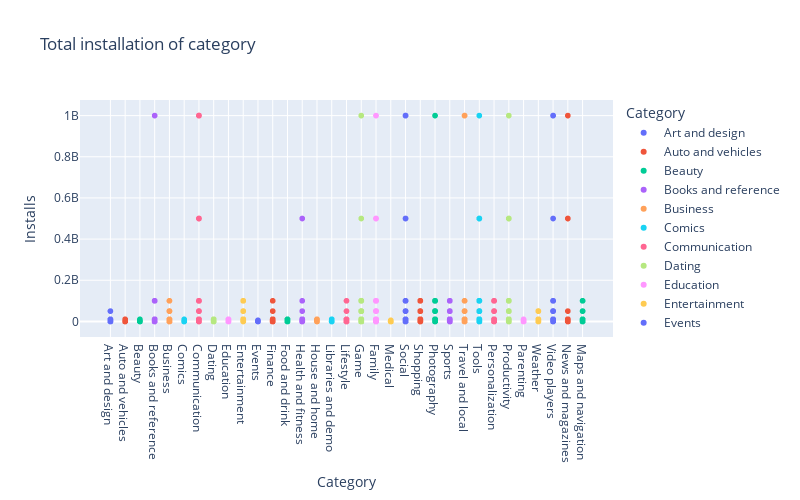

Notebook source saved alongside this figure:
### Code cell
print_scatter_matrix()

### Figure 1 — Plotly figure (JSON) as saved in the notebook; plotly's stock layout.template omitted (floating-point values rounded to 4 significant figures; data arrays with more than 128 entries replaced by an {"elided": "..."} marker saying what was removed)
{"data": [{"hovertemplate": "Category=%{x}<br>Installs=%{y}<extra></extra>", "legendgroup": "Art and design", "marker": {"color": "#636efa", "symbol": "circle"}, "mode": "markers", "name": "Art and design", "showlegend": true, "type": "scattergl", "x": ["Art and design", "Art and design", "Art and design", "Art and design", "Art and design", "Art and design", "Art and design", "Art and design", "Art and design", "Art and design", "Art and design", "Art and design", "Art and design", "Art and design", "Art and design", "Art and design", "Art and design", "Art and design", "Art and design", "Art and design", "Art and design", "Art and design", "Art and design", "Art and design", "Art and design", "Art and design", "Art and design", "Art and design", "Art and design", "Art and design", "Art and design", "Art and design", "Art and design", "Art and design", "Art and design", "Art and design", "Art and design", "Art and design", "Art and design", "Art and design", "Art and design", "Art and design", "Art and design", "Art and design", "Art and design", "Art and design", "Art and design", "Art and design", "Art and design", "Art and design", "Art and design", "Art and design", "Art and design", "Art and design", "Art and design", "Art and design", "Art and design", "Art and design", "Art and design"], "xaxis": "x", "y": [10000, 5000000, 50000000, 100000, 50000, 50000, 1000000, 1000000, 10000, 1000000, 1000000, 10000000, 100000, 100000, 5000, 500000, 10000, 5000000, 10000000, 100000, 100000, 500000, 50000, 10000, 500000, 100000, 10000, 100000, 100000, 50000, 100000, 100000, 10000, 100000, 5000000, 10000, 500000, 10000, 100000, 100000, 10000, 10000000, 100000, 100000, 100000, 50000, 1000, 10000000, 100000, 5000, 10000, 1000, 100000, 5000, 1000, 5000, 50000, 10000, 100], "yaxis": "y"}, {"hovertemplate": "Category=%{x}<br>Installs=%{y}<extra></extra>", "legendgroup": "Auto and vehicles", "marker": {"color": "#EF553B", "symbol": "circle"}, "mode": "markers", "name": "Auto and vehicles", "showlegend": true, "type": "scattergl", "x": ["Auto and vehicles", "Auto and vehicles", "Auto and vehicles", "Auto and vehicles", "Auto and vehicles", "Auto and vehicles", "Auto and vehicles", "Auto and vehicles", "Auto and vehicles", "Auto and vehicles", "Auto and vehicles", "Auto and vehicles", "Auto and vehicles", "Auto and vehicles", "Auto and vehicles", "Auto and vehicles", "Auto and vehicles", "Auto and vehicles", "Auto and vehicles", "Auto and vehicles", "Auto and vehicles", "Auto and vehicles", "Auto and vehicles", "Auto and vehicles", "Auto and vehicles", "Auto and vehicles", "Auto and vehicles", "Auto and vehicles", "Auto and vehicles", "Auto and vehicles", "Auto and vehicles", "Auto and vehicles", "Auto and vehicles", "Auto and vehicles", "Auto and vehicles", "Auto and vehicles", "Auto and vehicles", "Auto and vehicles", "Auto and vehicles", "Auto and vehicles", "Auto and vehicles", "Auto and vehicles", "Auto and vehicles", "Auto and vehicles", "Auto and vehicles", "Auto and vehicles", "Auto and vehicles", "Auto and vehicles", "Auto and vehicles", "Auto and vehicles", "Auto and vehicles", "Auto and vehicles", "Auto and vehicles", "Auto and vehicles", "Auto and vehicles", "Auto and vehicles", "Auto and vehicles", "Auto and vehicles", "Auto and vehicles", "Auto and vehicles", "Auto and vehicles", "Auto and vehicles", "Auto and vehicles", "Auto and vehicles", "Auto and vehicles", "Auto and vehicles", "Auto and vehicles", "Auto and vehicles", "Auto and vehicles", "Auto and vehicles", "Auto and vehicles", "Auto and vehicles", "Auto and vehicles"], "xaxis": "x", "y": [100000, 1000000, 100000, 1000000, 100000, 100000, 100000, 50000, 100000, 100000, 100000, 10000, 100000, 1000000, 100000, 100000, 10000, 50000, 5000000, 100000, 5000000, 5000000, 500000, 10000000, 100000, 500000, 50000, 100000, 1000000, 100000, 1000000, 50000, 1000000, 500000, 100000, 1000000, 1000000, 100000, 100000, 1000000, 100000, 100000, 1000000, 1000000, 1000000, 1000000, 500000, 500000, 100000, 1000, 50000, 10000, 100000, 1000, 1000, 500, 100000, 500, 10000, 100, 10000, 1000, 1000, 500, 10000000, 100, 5000, 1000, 100, 1000, 5000, 1000, 10000], "yaxis": "y"}, {"hovertemplate": "Category=%{x}<br>Installs=%{y}<extra></extra>", "legendgroup": "Beauty", "marker": {"color": "#00cc96", "symbol": "circle"}, "mode": "markers", "name": "Beauty", "showlegend": true, "type": "scattergl", "x": ["Beauty", "Beauty", "Beauty", "Beauty", "Beauty", "Beauty", "Beauty", "Beauty", "Beauty", "Beauty", "Beauty", "Beauty", "Beauty", "Beauty", "Beauty", "Beauty", "Beauty", "Beauty", "Beauty", "Beauty", "Beauty", "Beauty", "Beauty", "Beauty", "Beauty", "Beauty", "Beauty", "Beauty", "Beauty", "Beauty", "Beauty", "Beauty", "Beauty", "Beauty", "Beauty", "Beauty", "Beauty", "Beauty", "Beauty", "Beauty", "Beauty", "Beauty"], "xaxis": "x", "y": [500000, 1000000, 100000, 500000, 1000000, 500000, 100000, 1000000, 50000, 1000000, 10000, 1000000, 100000, 10000, 50000, 10000, 10000, 10000, 10000000, 500000, 1000000, 50000, 10000, 1000000, 500000, 500000, 10000, 5000, 100000, 5000, 100000, 10000, 1000000, 50000, 10000, 10000, 1000, 100, 5000000, 100, 5000, 100000], "yaxis": "y"}, {"hovertemplate": "Category=%{x}<br>Installs=%{y}<extra></extra>", "legendgroup": "Books and reference", "marker": {"color": "#ab63fa", "symbol": "circle"}, "mode": "markers", "name": "Books and reference", "showlegend": true, "type": "scattergl", "x": {"elided": "169 str values"}, "xaxis": "x", "y": {"elided": "169 int values"}, "yaxis": "y"}, {"hovertemplate": "Category=%{x}<br>Installs=%{y}<extra></extra>", "legendgroup": "Business", "marker": {"color": "#FFA15A", "symbol": "circle"}, "mode": "markers", "name": "Business", "showlegend": true, "type": "scattergl", "x": {"elided": "262 str values"}, "xaxis": "x", "y": {"elided": "262 int values"}, "yaxis": "y"}, {"hovertemplate": "Category=%{x}<br>Installs=%{y}<extra></extra>", "legendgroup": "Comics", "marker": {"color": "#19d3f3", "symbol": "circle"}, "mode": "markers", "name": "Comics", "showlegend": true, "type": "scattergl", "x": ["Comics", "Comics", "Comics", "Comics", "Comics", "Comics", "Comics", "Comics", "Comics", "Comics", "Comics", "Comics", "Comics", "Comics", "Comics", "Comics", "Comics", "Comics", "Comics", "Comics", "Comics", "Comics", "Comics", "Comics", "Comics", "Comics", "Comics", "Comics", "Comics", "Comics", "Comics", "Comics", "Comics", "Comics", "Comics", "Comics", "Comics", "Comics", "Comics", "Comics", "Comics", "Comics", "Comics", "Comics", "Comics", "Comics", "Comics", "Comics", "Comics", "Comics", "Comics", "Comics", "Comics", "Comics"], "xaxis": "x", "y": [500000, 1000000, 500000, 50000, 50000, 50000, 1000000, 10000, 10000, 10000, 10000, 10000, 100000, 5000000, 1000000, 100000, 1000000, 1000000, 1000000, 100000, 5000000, 100000, 10000, 10000, 500000, 1000000, 5000, 1000, 5000000, 10000, 50000, 1000000, 100000, 100000, 10000000, 50000, 100, 5000, 50000, 500000, 100000, 5000, 1000000, 1000000, 100000, 100000, 10000, 500000, 10000, 100000, 1000000, 5000000, 5000, 10000], "yaxis": "y"}, {"hovertemplate": "Category=%{x}<br>Installs=%{y}<extra></extra>", "legendgroup": "Communication", "marker": {"color": "#FF6692", "symbol": "circle"}, "mode": "markers", "name": "Communication", "showlegend": true, "type": "scattergl", "x": {"elided": "257 str values"}, "xaxis": "x", "y": {"elided": "257 int values"}, "yaxis": "y"}, {"hovertemplate": "Category=%{x}<br>Installs=%{y}<extra></extra>", "legendgroup": "Dating", "marker": {"color": "#B6E880", "symbol": "circle"}, "mode": "markers", "name": "Dating", "showlegend": true, "type": "scattergl", "x": {"elided": "133 str values"}, "xaxis": "x", "y": {"elided": "133 int values"}, "yaxis": "y"}, {"hovertemplate": "Category=%{x}<br>Installs=%{y}<extra></extra>", "legendgroup": "Education", "marker": {"color": "#FF97FF", "symbol": "circle"}, "mode": "markers", "name": "Education", "showlegend": true, "type": "scattergl", "x": ["Education", "Education", "Education", "Education", "Education", "Education", "Education", "Education", "Education", "Education", "Education", "Education", "Education", "Education", "Education", "Education", "Education", "Education", "Education", "Education", "Education", "Education", "Education", "Education", "Education", "Education", "Education", "Education", "Education", "Education", "Education", "Education", "Education", "Education", "Education", "Education", "Education", "Education", "Education", "Education", "Education", "Education", "Education", "Education", "Education", "Education", "Education", "Education", "Education", "Education", "Education", "Education", "Education", "Education", "Education", "Education", "Education", "Education", "Education", "Education", "Education", "Education", "Education", "Education", "Education", "Education", "Education", "Education", "Education", "Education", "Education", "Education", "Education", "Education", "Education", "Education", "Education", "Education", "Education", "Education", "Education", "Education", "Education", "Education", "Education", "Education", "Education", "Education", "Education", "Education", "Education", "Education", "Education", "Education", "Education", "Education", "Education", "Education", "Education", "Education", "Education"], "xaxis": "x", "y": [100000, 1000000, 500000, 1000000, 1000000, 5000000, 1000000, 500000, 500000, 1000000, 10000000, 5000000, 50000, 1000000, 1000000, 1000000, 1000000, 500000, 1000000, 5000000, 1000000, 500000, 500000, 100000, 100000, 5000000, 5000000, 5000000, 10000000, 1000000, 10000, 50000, 1000000, 1000000, 1000000, 1000000, 1000000, 1000000, 1000000, 100000, 100000, 10000, 10000, 50000, 500000, 100000, 100000, 100000, 10000, 100000, 100000, 50000, 50000, 100000, 100000, 5000000, 5000000, 1000000, 1000000, 1000000, 1000000, 1000000, 1000000, 1000000, 5000000, 1000000, 1000000, 1000000, 10000000, 500000, 1000000, 1000000, 50000, 1000000, 100000, 100000, 100000, 100000, 100000, 10000, 10000000, 500000, 5000000, 500000, 10000000, 500000, 1000000, 1000000, 1000000, 1000000, 1000000, 100000, 10000000, 5000000, 10000000, 5000000, 1000000, 100000, 1000000, 1000, 100000], "yaxis": "y"}, {"hovertemplate": "Category=%{x}<br>Installs=%{y}<extra></extra>", "legendgroup": "Entertainment", "marker": {"color": "#FECB52", "symbol": "circle"}, "mode": "markers", "name": "Entertainment", "showlegend": true, "type": "scattergl", "x": ["Entertainment", "Entertainment", "Entertainment", "Entertainment", "Entertainment", "Entertainment", "Entertainment", "Entertainment", "Entertainment", "Entertainment", "Entertainment", "Entertainment", "Entertainment", "Entertainment", "Entertainment", "Entertainment", "Entertainment", "Entertainment", "Entertainment", "Entertainment", "Entertainment", "Entertainment", "Entertainment", "Entertainment", "Entertainment", "Entertainment", "Entertainment", "Entertainment", "Entertainment", "Entertainment", "Entertainment", "Entertainment", "Entertainment", "Entertainment", "Entertainment", "Entertainment", "Entertainment", "Entertainment", "Entertainment", "Entertainment", "Entertainment", "Entertainment", "Entertainment", "Entertainment", "Entertainment", "Entertainment", "Entertainment", "Entertainment", "Entertainment", "Entertainment", "Entertainment", "Entertainment", "Entertainment", "Entertainment", "Entertainment", "Entertainment", "Entertainment", "Entertainment", "Entertainment", "Entertainment", "Entertainment", "Entertainment", "Entertainment", "Entertainment", "Entertainment", "Entertainment", "Entertainment", "Entertainment", "Entertainment", "Entertainment", "Entertainment", "Entertainment", "Entertainment", "Entertainment", "Entertainment", "Entertainment", "Entertainment", "Entertainment", "Entertainment"], "xaxis": "x", "y": [1000000, 1000000, 10000000, 5000000, 5000000, 10000000, 5000000, 100000000, 5000000, 1000000, 5000000, 1000000, 1000000, 10000000, 100000000, 5000000, 10000000, 1000000, 50000000, 5000000, 1000000, 1000000, 10000000, 50000000, 1000000, 1000000, 50000000, 100000, 1000000, 1000000, 100000, 100000, 1000000, 100000, 100000, 1000000, 1000000, 1000000, 50000, 1000000, 100000000, 10000000, 500000, 10000000, 10000000, 10000000, 10000000, 10000000, 5000000, 10000000, 1000000, 1000000, 10000000, 1000000, 100000, 1000000, 1000000, 1000000, 1000000, 1000000, 1000000, 10000000, 1000000, 1000000, 10000, 10000000, 100000, 100000, 5000000, 10000000, 100000, 100000, 1000000, 1000000, 1000000, 1000000, 10000000, 100000, 10000000], "yaxis": "y"}, {"hovertemplate": "Category=%{x}<br>Installs=%{y}<extra></extra>", "legendgroup": "Events", "marker": {"color": "#636efa", "symbol": "circle"}, "mode": "markers", "name": "Events", "showlegend": true, "type": "scattergl", "x": ["Events", "Events", "Events", "Events", "Events", "Events", "Events", "Events", "Events", "Events", "Events", "Events", "Events", "Events", "Events", "Events", "Events", "Events", "Events", "Events", "Events", "Events", "Events", "Events", "Events", "Events", "Events", "Events", "Events", "Events", "Events", "Events", "Events", "Events", "Events", "Events", "Events", "Events", "Events", "Events", "Events", "Events", "Events", "Events", "Events"], "xaxis": "x", "y": [100000, 5000000, 500000, 50000, 5000000, 1000000, 10000, 1000000, 100000, 1000000, 100000, 100000, 100000, 50000, 1000, 1000000, 10000, 500, 50000, 100000, 100000, 500, 100000, 100, 100000, 100000, 1000, 100000, 100, 50000, 100000, 1000, 500, 1000, 10000, 1000, 500, 5000, 100, 5000, 1000, 100, 500, 10, 500], "yaxis": "y"}, {"hovertemplate": "Category=%{x}<br>Installs=%{y}<extra></extra>", "legendgroup": "Finance", "marker": {"color": "#EF553B", "symbol": "circle"}, "mode": "markers", "name": "Finance", "showlegend": true, "type": "scattergl", "x": {"elided": "302 str values"}, "xaxis": "x", "y": {"elided": "302 int values"}, "yaxis": "y"}, {"hovertemplate": "Category=%{x}<br>Installs=%{y}<extra></extra>", "legendgroup": "Food and drink", "marker": {"color": "#00cc96", "symbol": "circle"}, "mode": "markers", "name": "Food and drink", "showlegend": true, "type": "scattergl", "x": ["Food and drink", "Food and drink", "Food and drink", "Food and drink", "Food and drink", "Food and drink", "Food and drink", "Food and drink", "Food and drink", "Food and drink", "Food and drink", "Food and drink", "Food and drink", "Food and drink", "Food and drink", "Food and drink", "Food and drink", "Food and drink", "Food and drink", "Food and drink", "Food and drink", "Food and drink", "Food and drink", "Food and drink", "Food and drink", "Food and drink", "Food and drink", "Food and drink", "Food and drink", "Food and drink", "Food and drink", "Food and drink", "Food and drink", "Food and drink", "Food and drink", "Food and drink", "Food and drink", "Food and drink", "Food and drink", "Food and drink", "Food and drink", "Food and drink", "Food and drink", "Food and drink", "Food and drink", "Food and drink", "Food and drink", "Food and drink", "Food and drink", "Food and drink", "Food and drink", "Food and drink", "Food and drink", "Food and drink", "Food and drink", "Food and drink", "Food and drink", "Food and drink", "Food and drink", "Food and drink", "Food and drink", "Food and drink", "Food and drink", "Food and drink", "Food and drink", "Food and drink", "Food and drink", "Food and drink", "Food and drink", "Food and drink", "Food and drink", "Food and drink", "Food and drink", "Food and drink", "Food and drink", "Food and drink", "Food and drink", "Food and drink", "Food and drink", "Food and drink", "Food and drink", "Food and drink", "Food and drink", "Food and drink", "Food and drink", "Food and drink", "Food and drink", "Food and drink", "Food and drink", "Food and drink", "Food and drink", "Food and drink", "Food and drink", "Food and drink"], "xaxis": "x", "y": [10000000, 1000000, 100000, 1000000, 10000000, 1000000, 500000, 10000000, 500000, 50000, 1000000, 1000000, 500000, 1000000, 100000, 5000000, 5000000, 1000000, 10000000, 5000000, 1000000, 1000000, 100000, 1000000, 50000, 500000, 500000, 100000, 1000000, 100000, 100000, 5000000, 500000, 100000, 1000000, 10000, 50000, 5000000, 10000, 50000, 1000000, 1000000, 10000000, 1000000, 1000000, 5000000, 10000000, 50000, 5000000, 100000, 1000000, 10000000, 1000000, 100000, 10000000, 100000, 1000000, 10000000, 1000000, 5000000, 5000000, 10000000, 10000000, 5000000, 10000, 10000, 50000, 10000, 1000, 100, 100000, 500, 1000000, 50, 5000, 1000, 100000, 10000, 100000, 100000, 100, 1000000, 10000000, 500000, 100000, 1000000, 1000000, 1000000, 1000000, 100000, 10000000, 100000, 100000, 10000], "yaxis": "y"}, {"hovertemplate": "Category=%{x}<br>Installs=%{y}<extra></extra>", "legendgroup": "Health and fitness", "marker": {"color": "#ab63fa", "symbol": "circle"}, "mode": "markers", "name": "Health and fitness", "showlegend": true, "type": "scattergl", "x": {"elided": "243 str values"}, "xaxis": "x", "y": {"elided": "243 int values"}, "yaxis": "y"}, {"hovertemplate": "Category=%{x}<br>Installs=%{y}<extra></extra>", "legendgroup": "House and home", "marker": {"color": "#FFA15A", "symbol": "circle"}, "mode": "markers", "name": "House and home", "showlegend": true, "type": "scattergl", "x": ["House and home", "House and home", "House and home", "House and home", "House and home", "House and home", "House and home", "House and home", "House and home", "House and home", "House and home", "House and home", "House and home", "House and home", "House and home", "House and home", "House and home", "House and home", "House and home", "House and home", "House and home", "House and home", "House and home", "House and home", "House and home", "House and home", "House and home", "House and home", "House and home", "House and home", "House and home", "House and home", "House and home", "House and home", "House and home", "House and home", "House and home", "House and home", "House and home", "House and home", "House and home", "House and home", "House and home", "House and home", "House and home", "House and home", "House and home", "House and home", "House and home", "House and home", "House and home", "House and home", "House and home", "House and home", "House and home", "House and home", "House and home", "House and home", "House and home", "House and home", "House and home"], "xaxis": "x", "y": [100000, 5000000, 1000000, 1000000, 1000000, 500000, 100000, 1000000, 1000000, 1000000, 1000000, 100000, 1000000, 5000000, 10000, 100000, 100000, 1000000, 100000, 500000, 500000, 5000000, 500000, 100000, 50000, 100000, 100000, 1000000, 100000, 500000, 1000000, 50000, 1000000, 500000, 1000000, 1000000, 500000, 500000, 1000000, 1000000, 10000000, 10000000, 10000000, 500000, 1000000, 5000000, 1000000, 50000, 1000, 10000000, 100000, 10000000, 50000, 1000000, 100000, 100000, 10000, 50000, 1000, 1000000, 1000000], "yaxis": "y"}, {"hovertemplate": "Category=%{x}<br>Installs=%{y}<extra></extra>", "legendgroup": "Libraries and demo", "marker": {"color": "#19d3f3", "symbol": "circle"}, "mode": "markers", "name": "Libraries and demo", "showlegend": true, "type": "scattergl", "x": ["Libraries and demo", "Libraries and demo", "Libraries and demo", "Libraries and demo", "Libraries and demo", "Libraries and demo", "Libraries and demo", "Libraries and demo", "Libraries and demo", "Libraries and demo", "Libraries and demo", "Libraries and demo", "Libraries and demo", "Libraries and demo", "Libraries and demo", "Libraries and demo", "Libraries and demo", "Libraries and demo", "Libraries and demo", "Libraries and demo", "Libraries and demo", "Libraries and demo", "Libraries and demo", "Libraries and demo", "Libraries and demo", "Libraries and demo", "Libraries and demo", "Libraries and demo", "Libraries and demo", "Libraries and demo", "Libraries and demo", "Libraries and demo", "Libraries and demo", "Libraries and demo", "Libraries and demo", "Libraries and demo", "Libraries and demo", "Libraries and demo", "Libraries and demo", "Libraries and demo", "Libraries and demo", "Libraries and demo", "Libraries and demo", "Libraries and demo", "Libraries and demo", "Libraries and demo", "Libraries and demo", "Libraries and demo", "Libraries and demo", "Libraries and demo", "Libraries and demo", "Libraries and demo", "Libraries and demo", "Libraries and demo", "Libraries and demo", "Libraries and demo", "Libraries and demo", "Libraries and demo", "Libraries and demo", "Libraries and demo", "Libraries and demo", "Libraries and demo", "Libraries and demo", "Libraries and demo"], "xaxis": "x", "y": [50000, 10000, 100000, 100000, 5000000, 50000, 10000000, 1000, 100000, 50000, 100000, 50000, 100000, 50000, 50000, 100000, 10000, 500000, 5000000, 100000, 1000000, 10000, 1000000, 1000, 500000, 1000000, 100000, 1000000, 1000000, 500000, 500000, 100000, 500000, 1000000, 100000, 10000, 1000000, 10000, 10000, 5000, 1000, 10000, 10000, 1000, 5000, 10000, 5000, 5000, 10000, 1000, 5000, 1000, 10000, 1000, 10000, 10000, 10000, 5000, 10000000, 1000, 5000, 1000000, 100000, 10000000], "yaxis": "y"}, {"hovertemplate": "Category=%{x}<br>Installs=%{y}<extra></extra>", "legendgroup": "Lifestyle", "marker": {"color": "#FF6692", "symbol": "circle"}, "mode": "markers", "name": "Lifestyle", "showlegend": true, "type": "scattergl", "x": {"elided": "301 str values"}, "xaxis": "x", "y": {"elided": "301 int values"}, "yaxis": "y"}, {"hovertemplate": "Category=%{x}<br>Installs=%{y}<extra></extra>", "legendgroup": "Game", "marker": {"color": "#B6E880", "symbol": "circle"}, "mode": "markers", "name": "Game", "showlegend": true, "type": "scattergl", "x": {"elided": "879 str values"}, "xaxis": "x", "y": {"elided": "879 int values"}, "yaxis": "y"}, {"hovertemplate": "Category=%{x}<br>Installs=%{y}<extra></extra>", "legendgroup": "Family", "marker": {"color": "#FF97FF", "symbol": "circle"}, "mode": "markers", "name": "Family", "showlegend": true, "type": "scattergl", "x": {"elided": "1681 str values"}, "xaxis": "x", "y": {"elided": "1681 int values"}, "yaxis": "y"}, {"hovertemplate": "Category=%{x}<br>Installs=%{y}<extra></extra>", "legendgroup": "Medical", "marker": {"color": "#FECB52", "symbol": "circle"}, "mode": "markers", "name": "Medical", "showlegend": true, "type": "scattergl", "x": {"elided": "291 str values"}, "xaxis": "x", "y": {"elided": "291 int values"}, "yaxis": "y"}, {"hovertemplate": "Category=%{x}<br>Installs=%{y}<extra></extra>", "legendgroup": "Social", "marker": {"color": "#636efa", "symbol": "circle"}, "mode": "markers", "name": "Social", "showlegend": true, "type": "scattergl", "x": {"elided": "203 str values"}, "xaxis": "x", "y": {"elided": "203 int values"}, "yaxis": "y"}, {"hovertemplate": "Category=%{x}<br>Installs=%{y}<extra></extra>", "legendgroup": "Shopping", "marker": {"color": "#EF553B", "symbol": "circle"}, "mode": "markers", "name": "Shopping", "showlegend": true, "type": "scattergl", "x": {"elided": "180 str values"}, "xaxis": "x", "y": {"elided": "180 int values"}, "yaxis": "y"}, {"hovertemplate": "Category=%{x}<br>Installs=%{y}<extra></extra>", "legendgroup": "Photography", "marker": {"color": "#00cc96", "symbol": "circle"}, "mode": "markers", "name": "Photography", "showlegend": true, "type": "scattergl", "x": {"elided": "263 str values"}, "xaxis": "x", "y": {"elided": "263 int values"}, "yaxis": "y"}, {"hovertemplate": "Category=%{x}<br>Installs=%{y}<extra></extra>", "legendgroup": "Sports", "marker": {"color": "#ab63fa", "symbol": "circle"}, "mode": "markers", "name": "Sports", "showlegend": true, "type": "scattergl", "x": {"elided": "262 str values"}, "xaxis": "x", "y": {"elided": "262 int values"}, "yaxis": "y"}, {"hovertemplate": "Category=%{x}<br>Installs=%{y}<extra></extra>", "legendgroup": "Travel and local", "marker": {"color": "#FFA15A", "symbol": "circle"}, "mode": "markers", "name": "Travel and local", "showlegend": true, "type": "scattergl", "x": {"elided": "187 str values"}, "xaxis": "x", "y": {"elided": "187 int values"}, "yaxis": "y"}, {"hovertemplate": "Category=%{x}<br>Installs=%{y}<extra></extra>", "legendgroup": "Tools", "marker": {"color": "#19d3f3", "symbol": "circle"}, "mode": "markers", "name": "Tools", "showlegend": true, "type": "scattergl", "x": {"elided": "720 str values"}, "xaxis": "x", "y": {"elided": "720 int values"}, "yaxis": "y"}, {"hovertemplate": "Category=%{x}<br>Installs=%{y}<extra></extra>", "legendgroup": "Personalization", "marker": {"color": "#FF6692", "symbol": "circle"}, "mode": "markers", "name": "Personalization", "showlegend": true, "type": "scattergl", "x": {"elided": "298 str values"}, "xaxis": "x", "y": {"elided": "298 int values"}, "yaxis": "y"}, {"hovertemplate": "Category=%{x}<br>Installs=%{y}<extra></extra>", "legendgroup": "Productivity", "marker": {"color": "#B6E880", "symbol": "circle"}, "mode": "markers", "name": "Productivity", "showlegend": true, "type": "scattergl", "x": {"elided": "301 str values"}, "xaxis": "x", "y": {"elided": "301 int values"}, "yaxis": "y"}, {"hovertemplate": "Category=%{x}<br>Installs=%{y}<extra></extra>", "legendgroup": "Parenting", "marker": {"color": "#FF97FF", "symbol": "circle"}, "mode": "markers", "name": "Parenting", "showlegend": true, "type": "scattergl", "x": ["Parenting", "Parenting", "Parenting", "Parenting", "Parenting", "Parenting", "Parenting", "Parenting", "Parenting", "Parenting", "Parenting", "Parenting", "Parenting", "Parenting", "Parenting", "Parenting", "Parenting", "Parenting", "Parenting", "Parenting", "Parenting", "Parenting", "Parenting", "Parenting", "Parenting", "Parenting", "Parenting", "Parenting", "Parenting", "Parenting", "Parenting", "Parenting", "Parenting", "Parenting", "Parenting", "Parenting", "Parenting", "Parenting", "Parenting", "Parenting", "Parenting", "Parenting", "Parenting", "Parenting", "Parenting", "Parenting", "Parenting", "Parenting", "Parenting", "Parenting"], "xaxis": "x", "y": [10000, 5000000, 1000000, 100000, 10000, 1000000, 50000, 100000, 1000000, 10000, 1000000, 1000000, 10000, 50000, 10000, 50000, 1000000, 500000, 100000, 100000, 100000, 100000, 1000000, 5000, 500000, 100000, 10000, 500000, 10000, 100000, 1000000, 100000, 100000, 100000, 1000000, 1000000, 100000, 1000000, 100000, 10000, 1000000, 10000, 10000, 50000, 1000000, 10000000, 10000, 100, 10, 1000], "yaxis": "y"}, {"hovertemplate": "Category=%{x}<br>Installs=%{y}<extra></extra>", "legendgroup": "Weather", "marker": {"color": "#FECB52", "symbol": "circle"}, "mode": "markers", "name": "Weather", "showlegend": true, "type": "scattergl", "x": ["Weather", "Weather", "Weather", "Weather", "Weather", "Weather", "Weather", "Weather", "Weather", "Weather", "Weather", "Weather", "Weather", "Weather", "Weather", "Weather", "Weather", "Weather", "Weather", "Weather", "Weather", "Weather", "Weather", "Weather", "Weather", "Weather", "Weather", "Weather", "Weather", "Weather", "Weather", "Weather", "Weather", "Weather", "Weather", "Weather", "Weather", "Weather", "Weather", "Weather", "Weather", "Weather", "Weather", "Weather", "Weather", "Weather", "Weather", "Weather", "Weather", "Weather", "Weather", "Weather", "Weather", "Weather", "Weather", "Weather", "Weather", "Weather", "Weather", "Weather", "Weather", "Weather", "Weather", "Weather", "Weather", "Weather", "Weather", "Weather", "Weather", "Weather", "Weather", "Weather"], "xaxis": "x", "y": [50000000, 1000000, 10000, 10000000, 1000000, 10000000, 1000000, 1000000, 1000000, 10000000, 5000000, 500000, 10000000, 1000000, 5000000, 5000000, 1000000, 10000000, 5000000, 1000000, 5000000, 1000000, 50000000, 1000000, 100000, 1000000, 10000000, 500000, 1000000, 10000000, 100000, 1000000, 500000, 500000, 100000, 1000000, 100000, 500000, 500, 5000, 50000000, 10000, 100000, 50000, 50000000, 100000, 10000000, 1000000, 10000, 5000000, 100000, 1000000, 100000, 1000000, 10000000, 1000000, 100000, 100000, 100000, 100000, 1000000, 10000000, 5000000, 100000, 500000, 500000, 1000000, 1000000, 10000, 1000, 100000, 100000], "yaxis": "y"}, {"hovertemplate": "Category=%{x}<br>Installs=%{y}<extra></extra>", "legendgroup": "Video players", "marker": {"color": "#636efa", "symbol": "circle"}, "mode": "markers", "name": "Video players", "showlegend": true, "type": "scattergl", "x": {"elided": "148 str values"}, "xaxis": "x", "y": {"elided": "148 int values"}, "yaxis": "y"}, {"hovertemplate": "Category=%{x}<br>Installs=%{y}<extra></extra>", "legendgroup": "News and magazines", "marker": {"color": "#EF553B", "symbol": "circle"}, "mode": "markers", "name": "News and magazines", "showlegend": true, "type": "scattergl", "x": {"elided": "204 str values"}, "xaxis": "x", "y": {"elided": "204 int values"}, "yaxis": "y"}, {"hovertemplate": "Category=%{x}<br>Installs=%{y}<extra></extra>", "legendgroup": "Maps and navigation", "marker": {"color": "#00cc96", "symbol": "circle"}, "mode": "markers", "name": "Maps and navigation", "showlegend": true, "type": "scattergl", "x": ["Maps and navigation", "Maps and navigation", "Maps and navigation", "Maps and navigation", "Maps and navigation", "Maps and navigation", "Maps and navigation", "Maps and navigation", "Maps and navigation", "Maps and navigation", "Maps and navigation", "Maps and navigation", "Maps and navigation", "Maps and navigation", "Maps and navigation", "Maps and navigation", "Maps and navigation", "Maps and navigation", "Maps and navigation", "Maps and navigation", "Maps and navigation", "Maps and navigation", "Maps and navigation", "Maps and navigation", "Maps and navigation", "Maps and navigation", "Maps and navigation", "Maps and navigation", "Maps and navigation", "Maps and navigation", "Maps and navigation", "Maps and navigation", "Maps and navigation", "Maps and navigation", "Maps and navigation", "Maps and navigation", "Maps and navigation", "Maps and navigation", "Maps and navigation", "Maps and navigation", "Maps and navigation", "Maps and navigation", "Maps and navigation", "Maps and navigation", "Maps and navigation", "Maps and navigation", "Maps and navigation", "Maps and navigation", "Maps and navigation", "Maps and navigation", "Maps and navigation", "Maps and navigation", "Maps and navigation", "Maps and navigation", "Maps and navigation", "Maps and navigation", "Maps and navigation", "Maps and navigation", "Maps and navigation", "Maps and navigation", "Maps and navigation", "Maps and navigation", "Maps and navigation", "Maps and navigation", "Maps and navigation", "Maps and navigation", "Maps and navigation", "Maps and navigation", "Maps and navigation", "Maps and navigation", "Maps and navigation", "Maps and navigation", "Maps and navigation", "Maps and navigation", "Maps and navigation", "Maps and navigation", "Maps and navigation", "Maps and navigation", "Maps and navigation", "Maps and navigation", "Maps and navigation", "Maps and navigation", "Maps and navigation", "Maps and navigation", "Maps and navigation", "Maps and navigation", "Maps and navigation", "Maps and navigation", "Maps and navigation", "Maps and navigation", "Maps and navigation", "Maps and navigation", "Maps and navigation", "Maps and navigation", "Maps and navigation", "Maps and navigation", "Maps and navigation", "Maps and navigation", "Maps and navigation", "Maps and navigation", "Maps and navigation", "Maps and navigation", "Maps and navigation", "Maps and navigation", "Maps and navigation", "Maps and navigation", "Maps and navigation", "Maps and navigation", "Maps and navigation", "Maps and navigation", "Maps and navigation", "Maps and navigation", "Maps and navigation", "Maps and navigation", "Maps and navigation", "Maps and navigation", "Maps and navigation", "Maps and navigation"], "xaxis": "x", "y": [5000000, 10000000, 10000000, 5000000, 50000000, 500000, 10000000, 1000000, 1000000, 1000000, 10000000, 1000000, 100000, 5000000, 5000000, 5000000, 5000000, 1000000, 1000000, 1000000, 1000000, 100000, 100000, 1000000, 1000000, 5000000, 1000000, 1000000, 5000000, 1000000, 1000000, 5000000, 1000000, 5000000, 1000000, 1000000, 10000000, 100000, 5000000, 1000000, 1000000, 50000, 1000000, 1000000, 5000, 1000, 10000, 10000, 5000, 10000000, 5000, 100000000, 10000, 100000, 100000000, 1000000, 10000000, 10000, 5000000, 100000, 100, 50000000, 1000, 10000, 1000, 50, 100000, 1000, 10000, 10, 10000000, 5000000, 5000, 50000, 10000, 100, 1000, 100000, 10000, 10000, 100000, 100000, 100000, 100, 10000, 1000000, 5000, 10000000, 500000, 10000, 10000, 50000, 10000, 5000000, 500000, 5000000, 10000, 5000, 100000, 1000000, 100, 10000000, 1000000, 50000, 100000, 50000, 1000, 1000, 5000, 10000, 1000, 100, 1000, 1000, 10000, 1000, 1000, 10000], "yaxis": "y"}], "layout": {"height": 500, "legend": {"title": {"text": "Category"}, "tracegroupgap": 0}, "title": {"text": "Total installation of category"}, "width": 800, "xaxis": {"anchor": "y", "categoryarray": ["Art and design", "Auto and vehicles", "Beauty", "Books and reference", "Business", "Comics", "Communication", "Dating", "Education", "Entertainment", "Events", "Finance", "Food and drink", "Health and fitness", "House and home", "Libraries and demo", "Lifestyle", "Game", "Family", "Medical", "Social", "Shopping", "Photography", "Sports", "Travel and local", "Tools", "Personalization", "Productivity", "Parenting", "Weather", "Video players", "News and magazines", "Maps and navigation"], "categoryorder": "array", "domain": [0, 1], "title": {"text": "Category"}}, "yaxis": {"anchor": "x", "domain": [0, 1], "title": {"text": "Installs"}}}}
